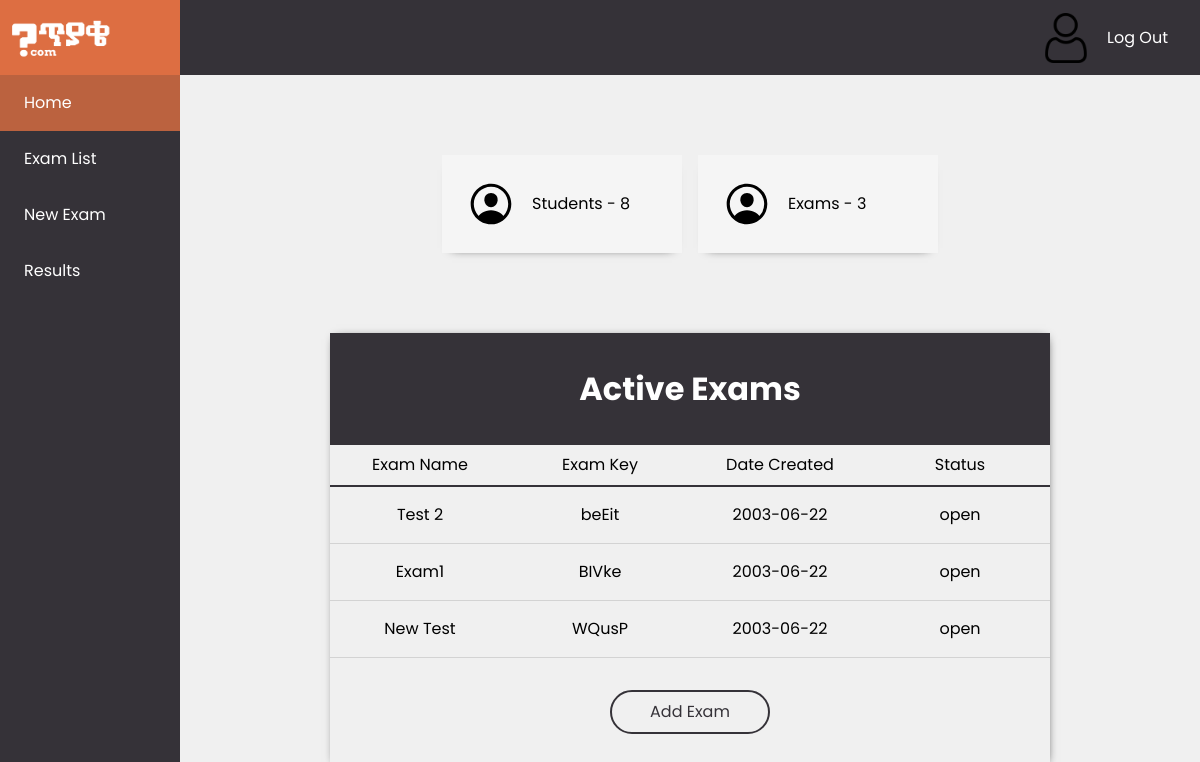
Before: /public/dashboard.php (signed in) with the older database file.
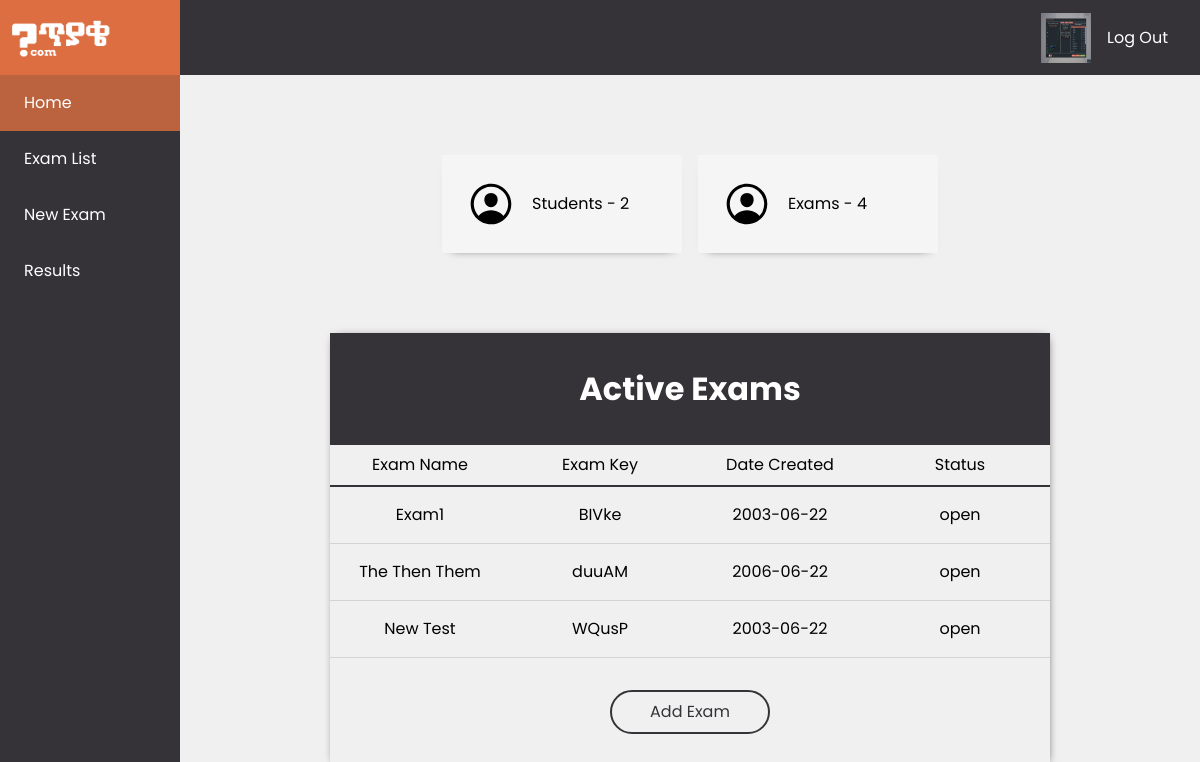
After: the same page with the newer database file.
### tables this page shows
CREATE TABLE `exam` (
  `Name` varchar(60) NOT NULL,
  `CourseID` int(11) DEFAULT NULL,
  `ExamKey` varchar(5) NOT NULL,
  `QuestionID` int(11) DEFAULT NULL,
  `AnswerID` int(11) DEFAULT NULL,
  `ExaminerID` int(11) NOT NULL,
  `Status` varchar(10) DEFAULT NULL,
  `Duration` int(10) NOT NULL,
  `Date` date NOT NULL
);

CREATE TABLE `examiner` (
  `ID` int(11) NOT NULL,
  `FullName` varchar(60) NOT NULL,
  `Email` varchar(60) NOT NULL,
  `Password` varchar(60) NOT NULL,
  `Sex` varchar(1) NOT NULL,
  `DeptID` int(11) DEFAULT NULL,
  `InstID` int(11) DEFAULT NULL,
  `PhoneNo` bigint(20) NOT NULL,
  `ImageURL` varchar(60) DEFAULT NULL,
  `verified` int(11) NOT NULL DEFAULT 0
);

### public/dashboard.php (the view, shortened to what this page needs)
<?php
include_once "../shared/includes/database.php";
  $user_id = $_SESSION['id'];
  $sql_email = "SELECT * FROM examiner WHERE id =$user_id";
  $result = mysqli_query($conn, $sql_email);
  $row = mysqli_fetch_assoc($result);
  $image_url = $row['ImageURL'];
  $sql_email = "SELECT Email FROM examiner WHERE id =$user_id";
  $result = mysqli_query($conn, $sql_email);
  $row = mysqli_fetch_assoc($result);
  $user_email = $row['Email'];
  $user_email_dir = str_replace(".", "_", $user_email);
?>
<!DOCTYPE html>
<html lang="en">
<head>
    <link rel="stylesheet" href="css/style-reset.css" />
    <link rel="stylesheet" href="css/dashboard.css" />
</head>
<body>
    <div class="container">
        <header class="bg-primary">
            <div class="logo-box bg-secondary">
                <img src="./media/teyake_white_fill.png" alt="Teyake Logo" class="logo" />
            </div>
            <div class="nav-right">
                <a href="my_profile.php"><?php if($image_url == NULL): ?>
                    <img src="../public/media/images/user.png" alt="User Icon" width="50px" height="50px"
                        class="profileDisplay">
                    <?php elseif($image_url !=NULL): ?>
                    <img src=<?php echo"../public/uploads/".$user_email_dir.'/'.$image_url?> alt="User Icon"
                        width="50px" height="50px" class="profileDisplay">
                    <?php endif; ?>
                </a>
                <a href="../index.php?action=logout" class="transition" id="logout">Log Out</a>
            </div>
        </header>
        <main>
            <nav class="sidebar bg-primary">
                <div class="nav-list">
                    <ul>
                        <li class="list-item active">
                            <a href="#">Home</a>
                        </li>
                        <li class="list-item"><a href="#">Exam List</a></li>
                        <li class="list-item"><a href="#">New Exam</a></li>
                        <li class="list-item"><a href="#">Results</a></li>
                    </ul>
                </div>
            </nav>
            <div class="pages-container">
                <div class="page dashboard-home">
                    <div class="stat-container">
                        <div class="stat-card">
                            <p>Students - <span id="studCount">
                                    <?php
                                include "../shared/includes/database.php";
                                $student_count_rec = mysqli_query($conn, ("SELECT COUNT(ID) FROM `examinee` INNER JOIN exam ON examinee.ExamKey=exam.ExamKey AND exam.ExaminerID='".$_SESSION['id']."';"));
                                if (mysqli_num_rows($student_count_rec) > 0) {
                                    $row = mysqli_fetch_assoc($student_count_rec);
                                    echo $row['COUNT(ID)'];
                                  }
                                ?>
                                </span></p>
                        </div>
                        <div class="stat-card">
                            <p>Exams - <span id="examCount">
                                    <?php
                                include "../shared/includes/database.php";
                                $exam_count_rec = mysqli_query($conn, ("SELECT COUNT(ExamKey) FROM exam WHERE ExaminerID='".$_SESSION['id']."';"));
                                if (mysqli_num_rows($exam_count_rec) > 0) {
                                    $row = mysqli_fetch_assoc($exam_count_rec);
                                    echo $row['COUNT(ExamKey)'];
                                  }
                                ?>
                                </span></p>
                        </div>
                    </div>
                    <div class="center-content">
                        <div class="active-exams">
                            <h1 class="text-center bg-primary text-white">Active Exams</h1>
                            <div class="exam-list-head">
                                <p class="exam-name">Exam Name</p>
                                <p class="">Exam Key</p>
                                <p class="date-created">Date Created</p>
                                <p class="status">Status</p>
                            </div>
                            <div class="exam-tile-container">
                                <?php
                                include "../shared/includes/database.php";
                                $rec_questionid_row = mysqli_query($conn, ("SELECT Name, ExamKey, Status, Date, Duration FROM `exam` WHERE ExaminerID=\"".$_SESSION['id']."\" AND Status=\"open\""));
                                if (mysqli_num_rows($rec_questionid_row) > 0) {
                                    while($row = mysqli_fetch_assoc($rec_questionid_row)){
                                         echo  '<div class= "exam-tile relative">
                                          <p class="exam-name">'.$row['Name'].'</p>
                                            <p class="exam-key">'.$row['ExamKey'].'</p>
                                            <p class="date-created">'.$row['Date'].'</p>
                                            <p class="status">'.$row['Status'].'</p>
                                            </div>';
                                        }
                                  }
                                ?>
                            </div>
                            <div class="btn-container">
                                <button type="button" id="add-btn" class="bg-primary text-white transition">
                                    Add Exam
                                </button>
                            </div>
                        </div>
                    </div>
                </div>
            </div>
    </div>
</body>
</html>

### public/css/dashboard.css (style rules this page uses)
:root { font-family: "Poppins", sans-serif; --primary-color: rgb(53, 50, 56); --light-text: #d3dedc; --secondary-color: rgb(221, 110, 66); --sidebar-color: #0d363d; --sidebar-width: 15vw; --background-light: rgb(240, 240, 240); }
.bg-primary { background-color: var(--primary-color); }
.bg-secondary { background-color: var(--secondary-color); }
.text-center { text-align: center; }
.text-white { color: #fff; }
.transition { transition: 200ms ease-in-out; }
html { scroll-behavior: smooth; height: 100%; overflow-y: hidden; }
body { height: 100%; overflow-x: hidden; }
.container { min-height: 100vh; }
header { display: flex; justify-content: space-between; align-items: center; color: white; padding-right: 2rem; }
ul { padding: 0; margin: 0; }
.logo-box { min-width: var(--sidebar-width); padding-left: min(2rem, 1vw); padding-block: 1rem; min-height: 100%; }
.logo { width: 100px; }
.nav-right { display: flex; gap: 1rem; align-items: center; }
.account { width: 50px; fill: white; }
main { display: flex; height: 100%; background-color: var(--background-light); }
.sidebar { min-width: var(--sidebar-width); color: white; min-height: 100vh; position: sticky; transition: all 150ms ease; }
.list-item { padding-block: 1rem; padding-left: min(2rem, 2vw); transition: 150ms ease-in-out; }
.list-item.active { background-color: rgb(221, 110, 66, 0.8); }
.dashboard-home { width: 85vw; display: flex; flex-direction: column; align-items: center; }
.stat-container { display: flex; justify-content: space-between; max-width: 70%; gap: 1rem; margin-top: 5rem; }
.stat-container svg { fill: black; }
.stat-card { width: max(10vw, 15rem); display: flex; align-items: center; padding: 1.5rem; background-color: #f5f5f5; gap: 1rem; transition: 200ms linear; box-shadow: 0px 5px 10px -10px; }
.center-content * { max-width: 85vw; }
.center-content { margin-top: 5rem; display: flex; justify-content: center; flex-direction: column; align-items: center; }
.active-exams, .student-results { width: max(40rem, 60vw); box-shadow: 1px 1px 10px -5px; }
.active-exams h1, .student-results h1 { padding-block: 2rem; }
.exam-list-head { display: grid; grid-template-columns: repeat(4, minmax(0, 1fr)); place-items: center; padding-block: 0.5rem; border-bottom: 2px solid var(--primary-color); }
.exam-tile { display: grid; place-items: center; grid-template-columns: repeat(4, minmax(0, 1fr)); grid-auto-columns: max-content; padding-block: 1rem; border-bottom: 1px solid lightgray; transition: 100ms linear; }
.exam-tile > * { width: fit-content; }
.btn-container { display: flex; justify-content: center; margin-block: 2rem; }
#add-btn { border: 2px solid var(--primary-color); background-color: transparent; color: var(--primary-color); padding: 0.5rem 2rem; border-radius: 1.5rem; width: 10rem; margin: 0 auto; }
.relative { position: relative; }

Changed rows visible on the page:
no longer on this page (row edited): exam: Name "Test 2", ExamKey "beEit", Date "2003-06-22", Status "open"
now on this page (row edited): examiner: Email+ImageURL (picture)
added exam: Name "The Then Them", ExamKey "duuAM", Date "2006-06-22", Status "open"
Other visible differences:
$row['COUNT(ID)']: "8" → "2"
$row['COUNT(ExamKey)']: "3" → "4"
